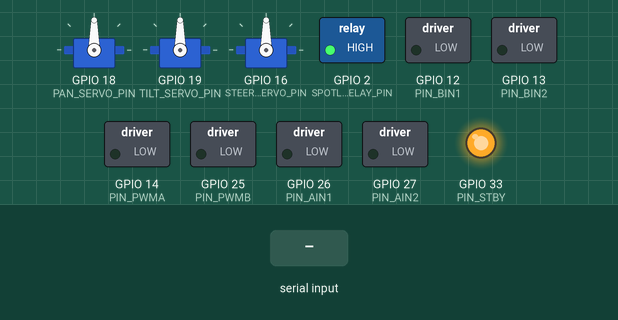
Simulated run of this sketch. Board: ESP32. Parts: 3 × servo, switched loads named in the sketch (green lamp = pin HIGH), output pins drawn as LEDs (lit = HIGH). The test bench sets the inputs (shaded band). WiFi joins after 1.5 s; servers stay silent unless stated; what the sketch prints to the serial monitor is not drawn.

Above: at 3.9 s.
4.0 s: "d,45\n" received over Serial
At 4.5 s:
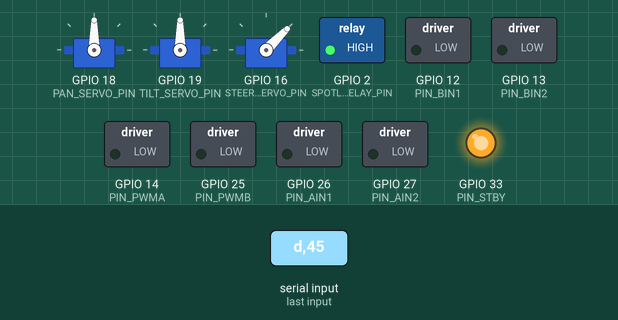
7.0 s: "90\n" received over Serial
At 7.8 s:
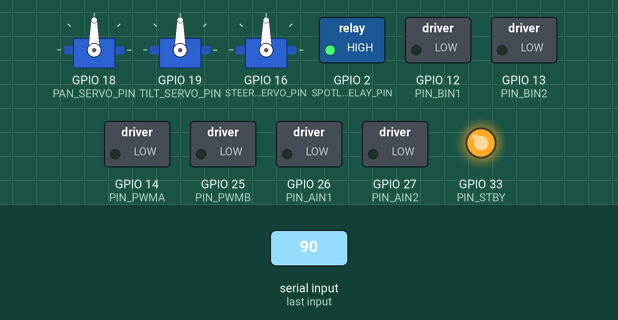
8.5 s: "pantilt\n" received over Serial
At 8.9 s:
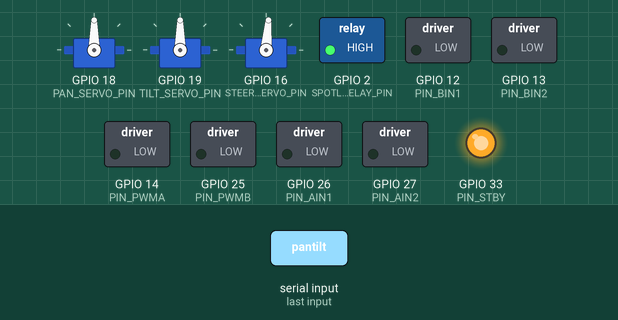
10.0 s: "D,45\n" received over Serial
At 11.4 s:
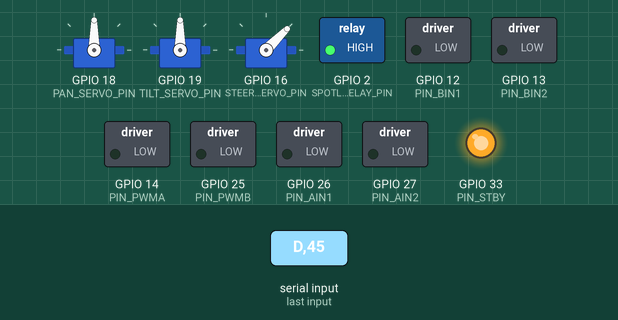
Timing chart, 0 to 12.5 s (numbered marks = the images above; inputs shaded):
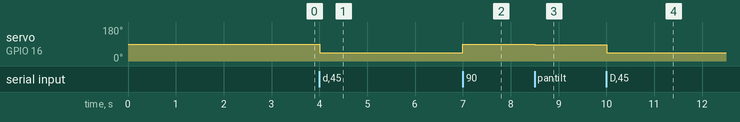

Measured:
- after the input at 4.0 s, servo on GPIO 16 (STEERING_SERVO_PIN): 90° → 45° at once
- after the input at 7.0 s, servo on GPIO 16 (STEERING_SERVO_PIN): 45° → 90° at once
- after the input at 8.5 s, servo on GPIO 16 (STEERING_SERVO_PIN): 90° → 85° at once
- after the input at 10.0 s, servo on GPIO 16 (STEERING_SERVO_PIN): 85° → 45° at once

The sketch:

esp32_steering_gimbal_test.ino
```cpp
/*
 * ============================================================================
 * Project Saver — Subsystem Test: 4WD Differential Wheel Drive (Skid-Steer)
 * Target Board: Main ESP32 (NodeMCU / ESP32 WROOM-32)
 *
 * Hardware Pin Mapping:
 *   - Camera Pan Servo (Optional): GPIO 18
 *   - Camera Tilt Servo (Optional): GPIO 19
 *   - Spotlight Relay:             GPIO 26
 *
 * Motor Driver (TB6612FNG / L298N):
 *   - Left Motors Speed (PWMA):   GPIO 14
 *   - Left Motors Dir 1 (AIN1):   GPIO 32
 *   - Left Motors Dir 2 (AIN2):   GPIO 27
 *   - Right Motors Speed (PWMB):  GPIO 25
 *   - Right Motors Dir 1 (BIN1):  GPIO 12
 *   - Right Motors Dir 2 (BIN2):  GPIO 13
 *   - Standby Enable (STBY):      GPIO 33 (HIGH = Active)
 *
 * Drive Logic (Skid-Steer / Tank Steering):
 *   - STOP (Default State): Left = 0, Right = 0
 *   - FORWARD:  Left > 0 (Forward), Right > 0 (Forward)
 *   - BACKWARD: Left < 0 (Reverse), Right < 0 (Reverse)
 *   - TURN RIGHT: Left > 0 (Forward), Right < 0 (Reverse)
 *   - TURN LEFT:  Left < 0 (Reverse), Right > 0 (Forward)
 * ============================================================================
 */

#include <WiFi.h>
#include <WebSocketsServer.h>
#include <ArduinoJson.h>
#include <ESP32Servo.h>
#include "soc/soc.h"
#include "soc/rtc_cntl_reg.h"

// ----------------------------------------------------------------------------
// 1. WI-FI & NETWORK CONFIGURATION
// ----------------------------------------------------------------------------
#define USE_STATION_MODE true  // true = Home Wi-Fi | false = AP Mode (192.168.4.1)
#define USE_STATIC_IP   true  // true = Fixed Static IP for Home Network

const char* STATION_SSID = "HUAWEI-PBZM";
const char* STATION_PASS = "JfvyqXrK";

// Static IP for Home Network (Always 192.168.18.88)
IPAddress local_IP(192, 168, 18, 88);
IPAddress gateway(192, 168, 18, 1);
IPAddress subnet(255, 255, 255, 0);

const char* AP_SSID = "Saver_Rover";
const char* AP_PASS = "rover1234";

// Auxiliary Pins
#define PAN_SERVO_PIN       18  // Camera Pan Servo (GPIO 18 / D18)
#define TILT_SERVO_PIN      19  // Camera Tilt Servo (GPIO 19 / D19)
#define STEERING_SERVO_PIN  16  // TowerPro Chassis Steering Servo (GPIO 16 / D16)
#define TOWERPRO_SERVO_PIN  5   // Auxiliary Payload Servo (GPIO 5 / D5)
#define SPOTLIGHT_RELAY_PIN 2   // Spotlight Relay Pin (GPIO 2 / D2)


// Motor Driver Pins (Matches Physical Wiring Schematic)
#define PIN_PWMA 14 // Left Speed PWM (GPIO 14)
#define PIN_AIN1 26 // Left Dir 1 (GPIO 26 - Connected to AIN1)
#define PIN_AIN2 27 // Left Dir 2 (GPIO 27 - Connected to AIN2)

#define PIN_PWMB 25 // Right Speed PWM (GPIO 25)
#define PIN_BIN1 12 // Right Dir 1 (GPIO 12 - Connected to BIN1)
#define PIN_BIN2 13 // Right Dir 2 (GPIO 13 - Connected to BIN2)

#define PIN_STBY 33 // Motor Driver Standby Enable (GPIO 33)

// PWM Properties
#define PWM_FREQ 5000
#define PWM_RES  8

// ----------------------------------------------------------------------------
// STEERING SERVO CALIBRATION & TRIM CONFIGURATION
// ----------------------------------------------------------------------------
int STEERING_CENTER_ANGLE = 90;  // Default center angle (90°)
int STEERING_RANGE        = 40;  // Steering deflection range (+/- 40°)

Servo panServo;
Servo tiltServo;
Servo steeringServo;

WebSocketsServer webSocket = WebSocketsServer(8080);

int currentPan = 90;
int currentTilt = 90;
int currentSteeringAngle = 90;

// ----------------------------------------------------------------------------
// 2. HARDWARE CONTROL HELPERS (WHEELS & STEERING SERVO)
// ----------------------------------------------------------------------------
void setPanTilt(int pan, int tilt) {
  currentPan = constrain(pan, 0, 180);
  currentTilt = constrain(tilt, 0, 180);
  panServo.write(currentPan);
  tiltServo.write(currentTilt);
}

void setSteeringAngle(int angle) {
  currentSteeringAngle = constrain(angle, 35, 145);
  steeringServo.write(currentSteeringAngle);
}

void setMotorDrive(int leftVal, int rightVal) {
  // Constrain speed values strictly between -255 and 255
  leftVal = constrain(leftVal, -255, 255);
  rightVal = constrain(rightVal, -255, 255);

  // 1. Left Wheel Group Direction Logic
  if (leftVal > 0) {
    digitalWrite(PIN_AIN1, HIGH);
    digitalWrite(PIN_AIN2, LOW);
  } else if (leftVal < 0) {
    digitalWrite(PIN_AIN1, LOW);
    digitalWrite(PIN_AIN2, HIGH);
  } else {
    digitalWrite(PIN_AIN1, LOW);
    digitalWrite(PIN_AIN2, LOW); // Active brake / coast (Stop)
  }

  // 2. Right Wheel Group Direction Logic
  if (rightVal > 0) {
    digitalWrite(PIN_BIN1, HIGH);
    digitalWrite(PIN_BIN2, LOW);
  } else if (rightVal < 0) {
    digitalWrite(PIN_BIN1, LOW);
    digitalWrite(PIN_BIN2, HIGH);
  } else {
    digitalWrite(PIN_BIN1, LOW);
    digitalWrite(PIN_BIN2, LOW); // Active brake / coast (Stop)
  }

  // 3. Write Speed PWM to Motors
  int absLeft = abs(leftVal);
  int absRight = abs(rightVal);

#if defined(ESP_ARDUINO_VERSION_MAJOR) && ESP_ARDUINO_VERSION_MAJOR >= 3
  ledcWrite(PIN_PWMA, absLeft);
  ledcWrite(PIN_PWMB, absRight);
#else
  ledcWrite(0, absLeft);
  ledcWrite(1, absRight);
#endif

  // 4. Calculate Steering Servo Angle for GPIO 5 (Calibrated Center)
  // Steering difference: (Left - Right) ranges from -510 to +510
  int steeringDiff = leftVal - rightVal;
  int minAngle = STEERING_CENTER_ANGLE - STEERING_RANGE;
  int maxAngle = STEERING_CENTER_ANGLE + STEERING_RANGE;
  int targetAngle = map(steeringDiff, -510, 510, minAngle, maxAngle);
  setSteeringAngle(targetAngle);

  // 5. Debug Direction Output
  if (leftVal == 0 && rightVal == 0) {
    Serial.printf("🛑 [MOTORS] STOPPED | Steering Servo (G5): %d° (Calibrated Center)\n", STEERING_CENTER_ANGLE);
  } else if (leftVal > 0 && rightVal > 0) {
    Serial.printf("⬆️ [MOTORS] FORWARD (L: %d | R: %d) | Steering Servo (G5): %d°\n", leftVal, rightVal, STEERING_CENTER_ANGLE);
  } else if (leftVal < 0 && rightVal < 0) {
    Serial.printf("⬇️ [MOTORS] BACKWARD (L: %d | R: %d) | Steering Servo (G5): %d°\n", leftVal, rightVal, STEERING_CENTER_ANGLE);
  } else if (leftVal > 0 && rightVal < 0) {
    Serial.printf("↪️ [MOTORS] TURN RIGHT (L: +%d | R: %d) | Steering Servo (G5): %d°\n", leftVal, rightVal, targetAngle);
  } else if (leftVal < 0 && rightVal > 0) {
    Serial.printf("↩️ [MOTORS] TURN LEFT (L: %d | R: +%d) | Steering Servo (G5): %d°\n", leftVal, rightVal, targetAngle);
  } else {
    Serial.printf("⚙️ [MOTORS] Pivot Drive (L: %d | R: %d) | Steering Servo (G5): %d°\n", leftVal, rightVal, targetAngle);
  }
}

// ----------------------------------------------------------------------------
// 3. WEBSOCKET COMMAND DISPATCHER
// ----------------------------------------------------------------------------
void webSocketEvent(uint8_t num, WStype_t type, uint8_t * payload, size_t length) {
  switch (type) {
    case WStype_DISCONNECTED:
      Serial.printf("[WEBSOCKET] ❌ Client #%u Disconnected. Immediate Motor Halt!\n", num);
      setMotorDrive(0, 0); // Safety Emergency Stop on disconnect
      break;

    case WStype_CONNECTED:
      {
        IPAddress ip = webSocket.remoteIP(num);
        Serial.printf("\n[WEBSOCKET] ✅ Client #%u Connected from %d.%d.%d.%d\n",
                      num, ip[0], ip[1], ip[2], ip[3]);

        // Ensure default state remains STOPPED when new client connects
        setMotorDrive(0, 0);

        StaticJsonDocument<128> doc;
        doc["status"] = "connected";
        doc["mode"] = "wheels_skid_steer";
        String resp;
        serializeJson(doc, resp);
        webSocket.sendTXT(num, resp);
      }
      break;

    case WStype_TEXT:
      {
        StaticJsonDocument<256> doc;
        DeserializationError err = deserializeJson(doc, payload, length);
        if (err) {
          Serial.print("!! [JSON ERROR] ");
          Serial.println(err.c_str());
          return;
        }

        const char* commandType = doc["type"] | "";

        // 1. Wheel Locomotion Command (From Phone App Left Joystick)
        if (strcmp(commandType, "move") == 0) {
          int leftVal = doc["left"] | 0;
          int rightVal = doc["right"] | 0;

          // Pure 4WD Wheel Differential Control (No Servo Steering)
          setMotorDrive(leftVal, rightVal);
        }
        // 2. Camera Pan-Tilt Gimbal Command (From Phone App Right Joystick)
        else if (strcmp(commandType, "pantilt") == 0) {
          int pan = doc["pan"] | 90;
          int tilt = doc["tilt"] | 90;
          setPanTilt(pan, tilt);
        }
        // 3. Spotlight / Relay Toggle Command (Active LOW)
        else if (strcmp(commandType, "spotlight") == 0 || strcmp(commandType, "relay") == 0) {
          bool state = doc["state"] | true;
          digitalWrite(SPOTLIGHT_RELAY_PIN, state ? LOW : HIGH);
          Serial.printf("💡 [RELAY] State: %s (GPIO 2 / D2)\n", state ? "ON" : "OFF");
        }
      }
      break;

    default:
      break;
  }
}

// ----------------------------------------------------------------------------
// LIVE SERIAL MONITOR CALIBRATION HELPER
// ----------------------------------------------------------------------------
void checkSerialCalibration() {
  static String numBuffer = "";

  while (Serial.available() > 0) {
    char c = Serial.read();

    // 1. Nudge Right (+5 Degrees)
    if (c == '+' || c == '=' || c == 'd' || c == 'D') {
      numBuffer = "";
      STEERING_CENTER_ANGLE = constrain(STEERING_CENTER_ANGLE + 5, 45, 135);
      setSteeringAngle(STEERING_CENTER_ANGLE);
      Serial.printf("🎯 [CALIBRATION] Nudge Right (+5°) -> New Center: %d°\n", STEERING_CENTER_ANGLE);
    }
    // 2. Nudge Left (-5 Degrees)
    else if (c == '-' || c == '_' || c == 'a' || c == 'A') {
      numBuffer = "";
      STEERING_CENTER_ANGLE = constrain(STEERING_CENTER_ANGLE - 5, 45, 135);
      setSteeringAngle(STEERING_CENTER_ANGLE);
      Serial.printf("🎯 [CALIBRATION] Nudge Left (-5°) -> New Center: %d°\n", STEERING_CENTER_ANGLE);
    }
    // 3. Accumulate Digits for Direct Angle Input (e.g., typing '75' + Enter)
    else if (isDigit(c)) {
      numBuffer += c;
    }
    else if (c == '\n' || c == '\r') {
      if (numBuffer.length() > 0) {
        int newAngle = numBuffer.toInt();
        if (newAngle >= 45 && newAngle <= 135) {
          STEERING_CENTER_ANGLE = newAngle;
          setSteeringAngle(STEERING_CENTER_ANGLE);
          Serial.printf("🎯 [CALIBRATION] Set Exact Steering Center Angle to: %d°\n", STEERING_CENTER_ANGLE);
        } else {
          Serial.println("⚠️ [CALIBRATION] Please enter an angle between 45 and 135 degrees.");
        }
        numBuffer = "";
      }
    }
  }
}

// ----------------------------------------------------------------------------
// 4. SETUP & INITIALIZATION
// ----------------------------------------------------------------------------
void setup() {
  // Disable ESP32 Brownout Detector to prevent resets caused by servo current surges
  WRITE_PERI_REG(RTC_CNTL_BROWN_OUT_REG, 0);

  Serial.begin(115200);
  delay(1000);

  Serial.println("\n=======================================================");
  Serial.println("  PROJECT SAVER — 4WD & STEERING CALIBRATION SKETCH");
  Serial.println("=======================================================");

  // 1. Keep Motor Driver Disabled during Pin Setup to prevent any boot glitch
  pinMode(PIN_STBY, OUTPUT);
  digitalWrite(PIN_STBY, LOW); // Disable TB6612FNG Driver initially

  pinMode(PIN_AIN1, OUTPUT);
  pinMode(PIN_AIN2, OUTPUT);
  pinMode(PIN_BIN1, OUTPUT);
  pinMode(PIN_BIN2, OUTPUT);

  digitalWrite(PIN_AIN1, LOW);
  digitalWrite(PIN_AIN2, LOW);
  digitalWrite(PIN_BIN1, LOW);
  digitalWrite(PIN_BIN2, LOW);

#if defined(ESP_ARDUINO_VERSION_MAJOR) && ESP_ARDUINO_VERSION_MAJOR >= 3
  ledcAttach(PIN_PWMA, PWM_FREQ, PWM_RES);
  ledcAttach(PIN_PWMB, PWM_FREQ, PWM_RES);
  ledcWrite(PIN_PWMA, 0);
  ledcWrite(PIN_PWMB, 0);
#else
  ledcSetup(0, PWM_FREQ, PWM_RES);
  ledcAttachPin(PIN_PWMA, 0);
  ledcSetup(1, PWM_FREQ, PWM_RES);
  ledcAttachPin(PIN_PWMB, 1);
  ledcWrite(0, 0);
  ledcWrite(1, 0);
#endif

  // Enable TB6612FNG Driver now that pins are safely grounded
  digitalWrite(PIN_STBY, HIGH);
  setMotorDrive(0, 0);
  Serial.println("🛑 [MOTORS] Initialized to STOPPED (Default State)");

  // 2. Setup Spotlight Relay (Active LOW - Primed HIGH before OUTPUT to eliminate boot click)
  digitalWrite(SPOTLIGHT_RELAY_PIN, HIGH);
  pinMode(SPOTLIGHT_RELAY_PIN, OUTPUT);
  digitalWrite(SPOTLIGHT_RELAY_PIN, HIGH);

  // 3. Setup Servos (Pan, Tilt, & Chassis Steering Servo on GPIO 5)
  ESP32PWM::allocateTimer(0);
  ESP32PWM::allocateTimer(1);
  ESP32PWM::allocateTimer(2);
  panServo.setPeriodHertz(50);
  tiltServo.setPeriodHertz(50);
  steeringServo.setPeriodHertz(50);

  panServo.attach(PAN_SERVO_PIN, 500, 2400);
  tiltServo.attach(TILT_SERVO_PIN, 500, 2400);
  steeringServo.attach(STEERING_SERVO_PIN, 544, 2400);

  setPanTilt(90, 90);

  // --- GENTLE STEERING INITIALIZATION (NO ABRUPT SWEEP TO PREVENT BROWNOUT) ---
  Serial.println("⚙️ [STARTUP] Softly Positioning Steering Servo to Center...");
  setSteeringAngle(STEERING_CENTER_ANGLE); // Hold directly at calibrated center
  delay(100);

  Serial.println("\n-------------------------------------------------------");
  Serial.printf("🎯 STEERING SERVO CALIBRATED CENTER: %d° (GPIO 5)\n", STEERING_CENTER_ANGLE);
  Serial.println("   LIVE SERIAL MONITOR CALIBRATION ACTIVE:");
  Serial.println("   - Type '+' and press Enter to nudge 1° Right");
  Serial.println("   - Type '-' and press Enter to nudge 1° Left");
  Serial.println("   - Type a number (e.g. 82) to set exact center angle");
  Serial.println("-------------------------------------------------------\n");

  // 4. Setup Wi-Fi
  if (USE_STATION_MODE) {
    WiFi.mode(WIFI_STA);
    WiFi.disconnect();
    delay(100);

    if (USE_STATIC_IP) {
      if (!WiFi.config(local_IP, gateway, subnet)) {
        Serial.println(">> [WI-FI STA] Static IP configuration failed!");
      }
    }

    WiFi.begin(STATION_SSID, STATION_PASS);
    Serial.printf(">> [WI-FI STA] Connecting to %s ...\n", STATION_SSID);
    while (WiFi.status() != WL_CONNECTED) {
      delay(500);
      Serial.print(".");
    }
    Serial.println("\n>> [WI-FI STA] CONNECTED!");
    Serial.print("   IP Address: "); Serial.println(WiFi.localIP());
    Serial.print("   WebSocket URL: ws://"); Serial.print(WiFi.localIP()); Serial.println(":8080");
  } else {
    WiFi.mode(WIFI_AP);
    WiFi.softAP(AP_SSID, AP_PASS);
    Serial.println(">> [WI-FI AP] Access Point Started!");
    Serial.print("   IP Address: "); Serial.println(WiFi.softAPIP());
    Serial.print("   WebSocket URL: ws://"); Serial.print(WiFi.softAPIP()); Serial.println(":8080");
  }

  webSocket.begin();
  webSocket.onEvent(webSocketEvent);
  Serial.println(">> [WEBSOCKET] Server running on Port 8080");
  Serial.println("=======================================================\n");
}

// ----------------------------------------------------------------------------
// 5. MAIN LOOP
// ----------------------------------------------------------------------------
void loop() {
  webSocket.loop();
  checkSerialCalibration(); // Live trim adjustments via Serial Monitor
}
```
